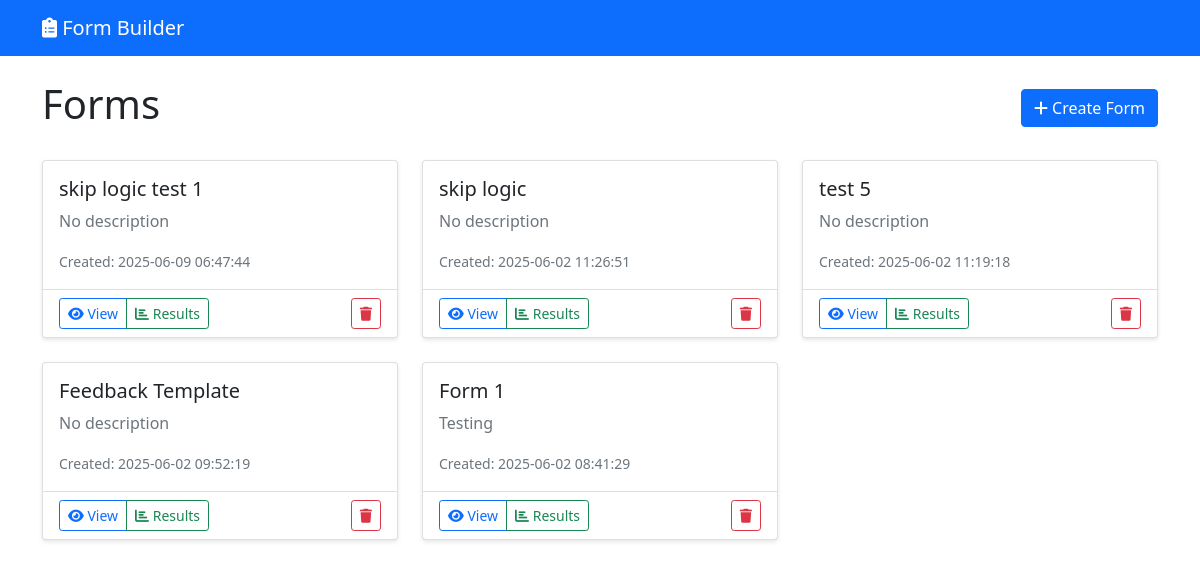
The page / on the database its author committed.
### tables this page shows
CREATE TABLE forms (
            id INTEGER PRIMARY KEY AUTOINCREMENT,
            title TEXT NOT NULL,
            description TEXT,
            created_at TIMESTAMP DEFAULT CURRENT_TIMESTAMP,
            is_active BOOLEAN DEFAULT 1
        );

### app.py (the view)
@app.route('/')
def index():
    forms = database.get_all_forms()
    return render_template('index.html', forms=forms)

### database.py (called while the page is built)
def get_db_connection():
    conn = sqlite3.connect('formbuilder.db')
    conn.row_factory = sqlite3.Row
    return conn

def get_all_forms():
    conn = get_db_connection()
    forms = conn.execute('SELECT * FROM forms ORDER BY created_at DESC').fetchall()
    conn.close()
    return forms

### templates/index.html (shortened to what this page needs)
{% extends "base.html" %}
{% block content %}
<div class="row">
    <div class="col-md-12">
        <div class="d-flex justify-content-between align-items-center mb-4">
            <h1>Forms</h1>
            <a href="{{ url_for('create_form') }}" class="btn btn-primary">
                <i class="fas fa-plus"></i> Create Form
            </a>
        </div>
        {% if forms %}
            <div class="row">
                {% for form in forms %}
                <div class="col-md-4 mb-4">
                    <div class="card h-100">
                        <div class="card-body">
                            <h5 class="card-title">{{ form.title }}</h5>
                            <p class="card-text text-muted">{{ form.description or 'No description' }}</p>
                            <p class="card-text">
                                <small class="text-muted">Created: {{ form.created_at }}</small>
                            </p>
                        </div>
                        <div class="card-footer bg-transparent">
                            <div class="d-flex justify-content-between align-items-center">
                                <div class="btn-group">
                                    <a href="{{ url_for('view_form', form_id=form.id) }}" class="btn btn-sm btn-outline-primary">
                                        <i class="fas fa-eye"></i> View
                                    </a>
                                    <a href="{{ url_for('view_results', form_id=form.id) }}" class="btn btn-sm btn-outline-success">
                                        <i class="fas fa-chart-bar"></i> Results
                                    </a>
                                </div>
                                <button onclick="confirmDelete({{ form.id }}, '{{ form.title }}')" class="btn btn-sm btn-outline-danger">
                                    <i class="fas fa-trash"></i>
                                </button>
                            </div>
                        </div>
                    </div>
                </div>
                {% endfor %}
            </div>
        {% endif %}
    </div>
</div>
{% endblock %}

### templates/base.html (shortened to what this page needs)
<!DOCTYPE html>
<html lang="en">
<head>
    <link href="https://cdn.jsdelivr.net/npm/bootstrap@5.1.3/dist/css/bootstrap.min.css" rel="stylesheet">
    <link href="https://cdnjs.cloudflare.com/ajax/libs/font-awesome/6.0.0/css/all.min.css" rel="stylesheet">
    <link href="{{ url_for('static', filename='css/style.css') }}" rel="stylesheet">
</head>
<body>
    <nav class="navbar navbar-expand-lg navbar-dark bg-primary">
        <div class="container">
            <a class="navbar-brand" href="{{ url_for('index') }}">
                <i class="fas fa-clipboard-list"></i> Form Builder
            </a>
        </div>
    </nav>
    <div class="container mt-4">
        {% block content %}{% endblock %}
    </div>
</body>
</html>

### static/css/style.css (style rules this page uses)
.card { box-shadow: 0 2px 4px rgba(0,0,0,0.1); transition: box-shadow 0.3s ease; }
.text-muted { color: #6c757d !important; }
.btn { transition: all 0.2s ease-in-out; }

### rows shown on the page
forms: title "skip logic test 1", description "No description", created_at "2025-06-09 06:47:44"
forms: title "skip logic", description "No description", created_at "2025-06-02 11:26:51"
forms: title "test 5", description "No description", created_at "2025-06-02 11:19:18"
forms: title "Feedback Template", description "No description", created_at "2025-06-02 09:52:19"
forms: title "Form 1", description "Testing", created_at "2025-06-02 08:41:29"
